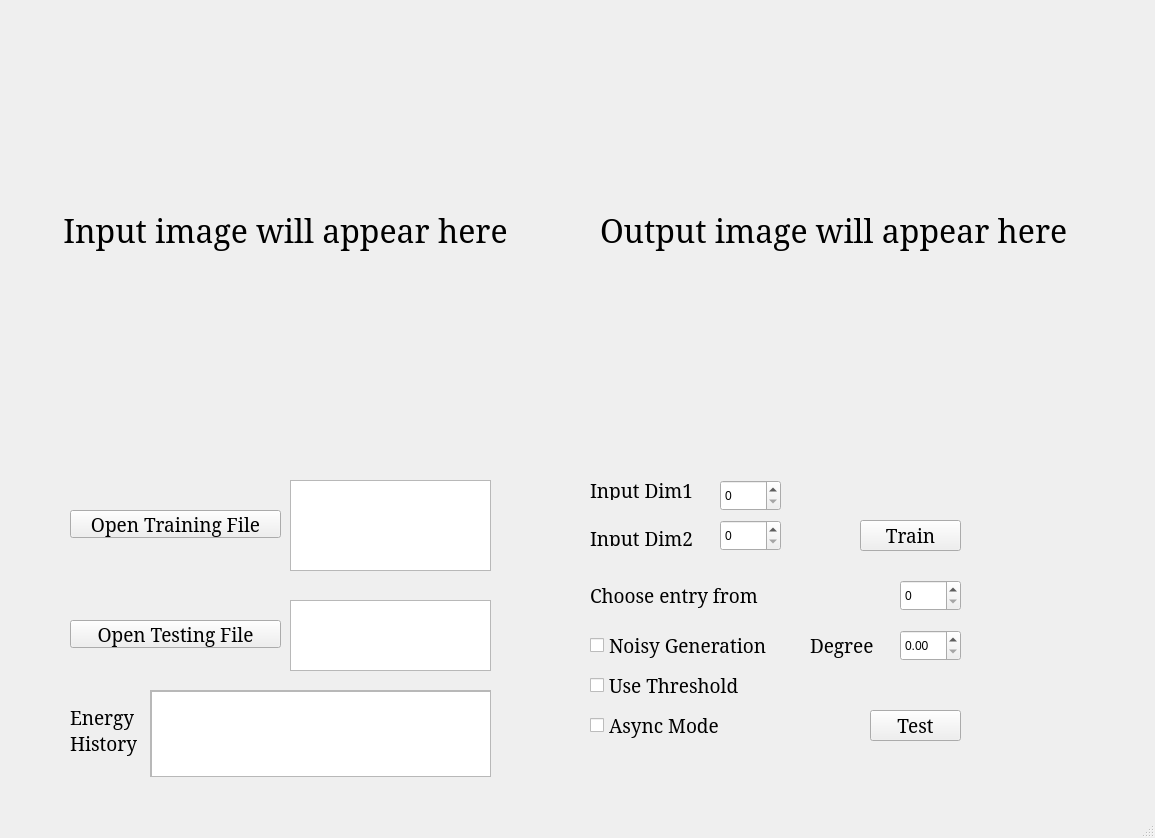
<?xml version="1.0" encoding="UTF-8"?>
<ui version="4.0">
 <class>MainWindow</class>
 <widget class="QMainWindow" name="MainWindow">
  <property name="geometry">
   <rect>
    <x>0</x>
    <y>0</y>
    <width>1155</width>
    <height>838</height>
   </rect>
  </property>
  <property name="windowTitle">
   <string>109504512</string>
  </property>
  <widget class="QWidget" name="centralwidget">
   <widget class="QWidget" name="QFileDialog" native="true">
    <property name="geometry">
     <rect>
      <x>60</x>
      <y>470</y>
      <width>441</width>
      <height>111</height>
     </rect>
    </property>
    <widget class="QPushButton" name="openFileButton">
     <property name="geometry">
      <rect>
       <x>10</x>
       <y>40</y>
       <width>211</width>
       <height>28</height>
      </rect>
     </property>
     <property name="font">
      <font>
       <family>Garamond</family>
       <pointsize>14</pointsize>
      </font>
     </property>
     <property name="text">
      <string>Open Training File</string>
     </property>
    </widget>
    <widget class="QTextEdit" name="selectedFileURLTextEdit">
     <property name="geometry">
      <rect>
       <x>230</x>
       <y>10</y>
       <width>201</width>
       <height>91</height>
      </rect>
     </property>
    </widget>
   </widget>
   <widget class="QWidget" name="QFileDialog_2" native="true">
    <property name="geometry">
     <rect>
      <x>60</x>
      <y>590</y>
      <width>441</width>
      <height>91</height>
     </rect>
    </property>
    <widget class="QPushButton" name="openFileButton_2">
     <property name="geometry">
      <rect>
       <x>10</x>
       <y>30</y>
       <width>211</width>
       <height>28</height>
      </rect>
     </property>
     <property name="font">
      <font>
       <family>Garamond</family>
       <pointsize>14</pointsize>
      </font>
     </property>
     <property name="text">
      <string>Open Testing File</string>
     </property>
    </widget>
    <widget class="QTextEdit" name="selectedFileURLTextEdit_2">
     <property name="geometry">
      <rect>
       <x>230</x>
       <y>10</y>
       <width>201</width>
       <height>71</height>
      </rect>
     </property>
    </widget>
   </widget>
   <widget class="QCheckBox" name="checkBox">
    <property name="geometry">
     <rect>
      <x>590</x>
      <y>630</y>
      <width>191</width>
      <height>31</height>
     </rect>
    </property>
    <property name="font">
     <font>
      <family>Garamond</family>
      <pointsize>14</pointsize>
     </font>
    </property>
    <property name="text">
     <string>Noisy Generation</string>
    </property>
   </widget>
   <widget class="QPushButton" name="pushButton">
    <property name="geometry">
     <rect>
      <x>860</x>
      <y>520</y>
      <width>101</width>
      <height>31</height>
     </rect>
    </property>
    <property name="font">
     <font>
      <family>Garamond</family>
      <pointsize>14</pointsize>
     </font>
    </property>
    <property name="text">
     <string>Train</string>
    </property>
   </widget>
   <widget class="QPushButton" name="pushButton_2">
    <property name="geometry">
     <rect>
      <x>870</x>
      <y>710</y>
      <width>91</width>
      <height>31</height>
     </rect>
    </property>
    <property name="font">
     <font>
      <family>Garamond</family>
      <pointsize>14</pointsize>
     </font>
    </property>
    <property name="text">
     <string>Test</string>
    </property>
   </widget>
   <widget class="QDoubleSpinBox" name="DegreeDoubleSpinBox">
    <property name="geometry">
     <rect>
      <x>900</x>
      <y>630</y>
      <width>61</width>
      <height>31</height>
     </rect>
    </property>
   </widget>
   <widget class="QSpinBox" name="spinBox">
    <property name="geometry">
     <rect>
      <x>900</x>
      <y>580</y>
      <width>61</width>
      <height>31</height>
     </rect>
    </property>
   </widget>
   <widget class="QLabel" name="label">
    <property name="geometry">
     <rect>
      <x>590</x>
      <y>580</y>
      <width>191</width>
      <height>31</height>
     </rect>
    </property>
    <property name="font">
     <font>
      <family>Garamond</family>
      <pointsize>14</pointsize>
     </font>
    </property>
    <property name="text">
     <string>Choose entry from</string>
    </property>
   </widget>
   <widget class="QLabel" name="label_range">
    <property name="geometry">
     <rect>
      <x>780</x>
      <y>580</y>
      <width>111</width>
      <height>31</height>
     </rect>
    </property>
    <property name="font">
     <font>
      <family>Garamond</family>
      <pointsize>14</pointsize>
     </font>
    </property>
    <property name="text">
     <string/>
    </property>
   </widget>
   <widget class="QLabel" name="label_2">
    <property name="geometry">
     <rect>
      <x>810</x>
      <y>630</y>
      <width>81</width>
      <height>31</height>
     </rect>
    </property>
    <property name="font">
     <font>
      <family>Garamond</family>
      <pointsize>14</pointsize>
     </font>
    </property>
    <property name="text">
     <string>Degree</string>
    </property>
   </widget>
   <widget class="QLabel" name="input_image">
    <property name="geometry">
     <rect>
      <x>20</x>
      <y>10</y>
      <width>531</width>
      <height>441</height>
     </rect>
    </property>
    <property name="font">
     <font>
      <family>Garamond</family>
      <pointsize>24</pointsize>
      <weight>50</weight>
      <bold>false</bold>
     </font>
    </property>
    <property name="text">
     <string>Input image will appear here</string>
    </property>
    <property name="alignment">
     <set>Qt::AlignCenter</set>
    </property>
   </widget>
   <widget class="QLabel" name="output_image">
    <property name="geometry">
     <rect>
      <x>600</x>
      <y>10</y>
      <width>531</width>
      <height>441</height>
     </rect>
    </property>
    <property name="font">
     <font>
      <family>Garamond</family>
      <pointsize>24</pointsize>
     </font>
    </property>
    <property name="text">
     <string>Output image will appear here</string>
    </property>
   </widget>
   <widget class="QSpinBox" name="input_dim2">
    <property name="geometry">
     <rect>
      <x>720</x>
      <y>520</y>
      <width>61</width>
      <height>31</height>
     </rect>
    </property>
   </widget>
   <widget class="QSpinBox" name="input_dim1">
    <property name="geometry">
     <rect>
      <x>720</x>
      <y>480</y>
      <width>61</width>
      <height>31</height>
     </rect>
    </property>
   </widget>
   <widget class="QLabel" name="label_3">
    <property name="geometry">
     <rect>
      <x>590</x>
      <y>480</y>
      <width>121</width>
      <height>20</height>
     </rect>
    </property>
    <property name="font">
     <font>
      <family>Garamond</family>
      <pointsize>14</pointsize>
     </font>
    </property>
    <property name="text">
     <string>Input Dim1</string>
    </property>
   </widget>
   <widget class="QLabel" name="label_4">
    <property name="geometry">
     <rect>
      <x>590</x>
      <y>530</y>
      <width>111</width>
      <height>16</height>
     </rect>
    </property>
    <property name="font">
     <font>
      <family>Garamond</family>
      <pointsize>14</pointsize>
     </font>
    </property>
    <property name="text">
     <string>Input Dim2</string>
    </property>
   </widget>
   <widget class="QScrollArea" name="scrollArea">
    <property name="geometry">
     <rect>
      <x>150</x>
      <y>690</y>
      <width>341</width>
      <height>87</height>
     </rect>
    </property>
    <property name="widgetResizable">
     <bool>true</bool>
    </property>
    <widget class="QWidget" name="scrollAreaWidgetContents">
     <property name="geometry">
      <rect>
       <x>0</x>
       <y>0</y>
       <width>339</width>
       <height>85</height>
      </rect>
     </property>
     <widget class="QTextEdit" name="textEdit">
      <property name="geometry">
       <rect>
        <x>0</x>
        <y>0</y>
        <width>341</width>
        <height>87</height>
       </rect>
      </property>
     </widget>
    </widget>
   </widget>
   <widget class="QLabel" name="label_5">
    <property name="geometry">
     <rect>
      <x>70</x>
      <y>700</y>
      <width>71</width>
      <height>61</height>
     </rect>
    </property>
    <property name="font">
     <font>
      <family>Garamond</family>
      <pointsize>14</pointsize>
     </font>
    </property>
    <property name="text">
     <string>Energy 
History</string>
    </property>
   </widget>
   <widget class="QCheckBox" name="checkBox_2">
    <property name="geometry">
     <rect>
      <x>590</x>
      <y>670</y>
      <width>191</width>
      <height>31</height>
     </rect>
    </property>
    <property name="font">
     <font>
      <family>Garamond</family>
      <pointsize>14</pointsize>
     </font>
    </property>
    <property name="text">
     <string>Use Threshold</string>
    </property>
   </widget>
   <widget class="QCheckBox" name="checkBox_3">
    <property name="geometry">
     <rect>
      <x>590</x>
      <y>710</y>
      <width>191</width>
      <height>31</height>
     </rect>
    </property>
    <property name="font">
     <font>
      <family>Garamond</family>
      <pointsize>14</pointsize>
     </font>
    </property>
    <property name="text">
     <string>Async Mode</string>
    </property>
   </widget>
  </widget>
  <widget class="QMenuBar" name="menubar">
   <property name="geometry">
    <rect>
     <x>0</x>
     <y>0</y>
     <width>1155</width>
     <height>26</height>
    </rect>
   </property>
  </widget>
  <widget class="QStatusBar" name="statusbar"/>
 </widget>
 <resources/>
 <connections/>
</ui>
